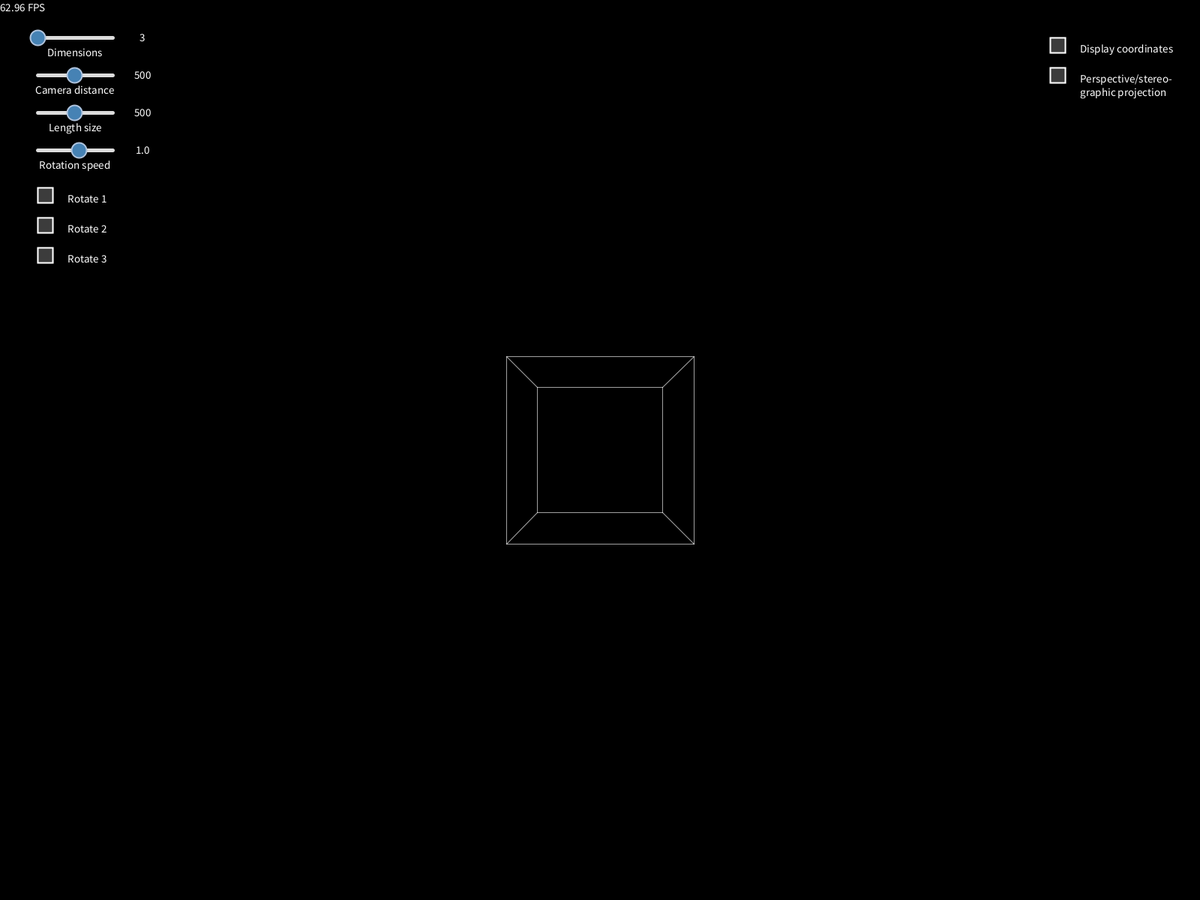
Frame 1 (no input)
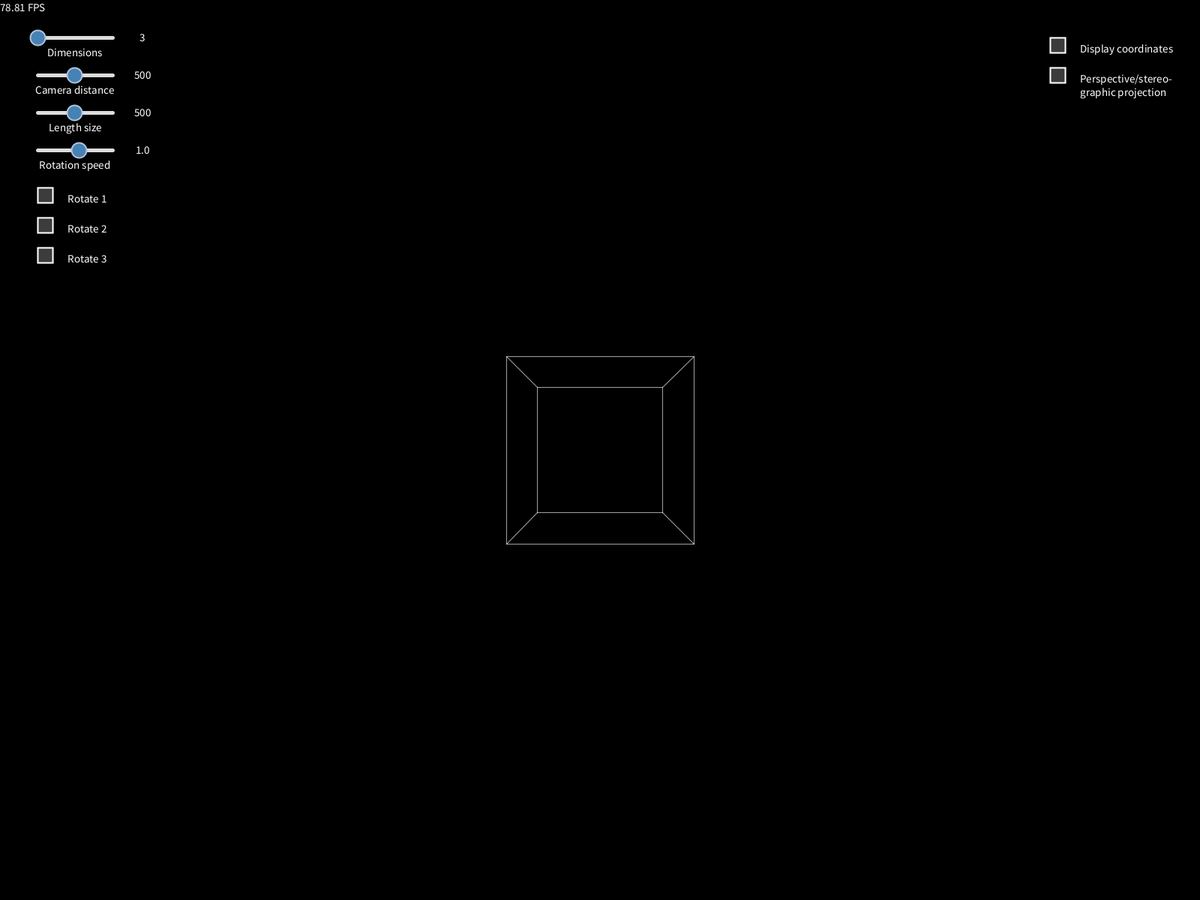
Frame 60 (the mouse pressed at the canvas centre just before this capture)
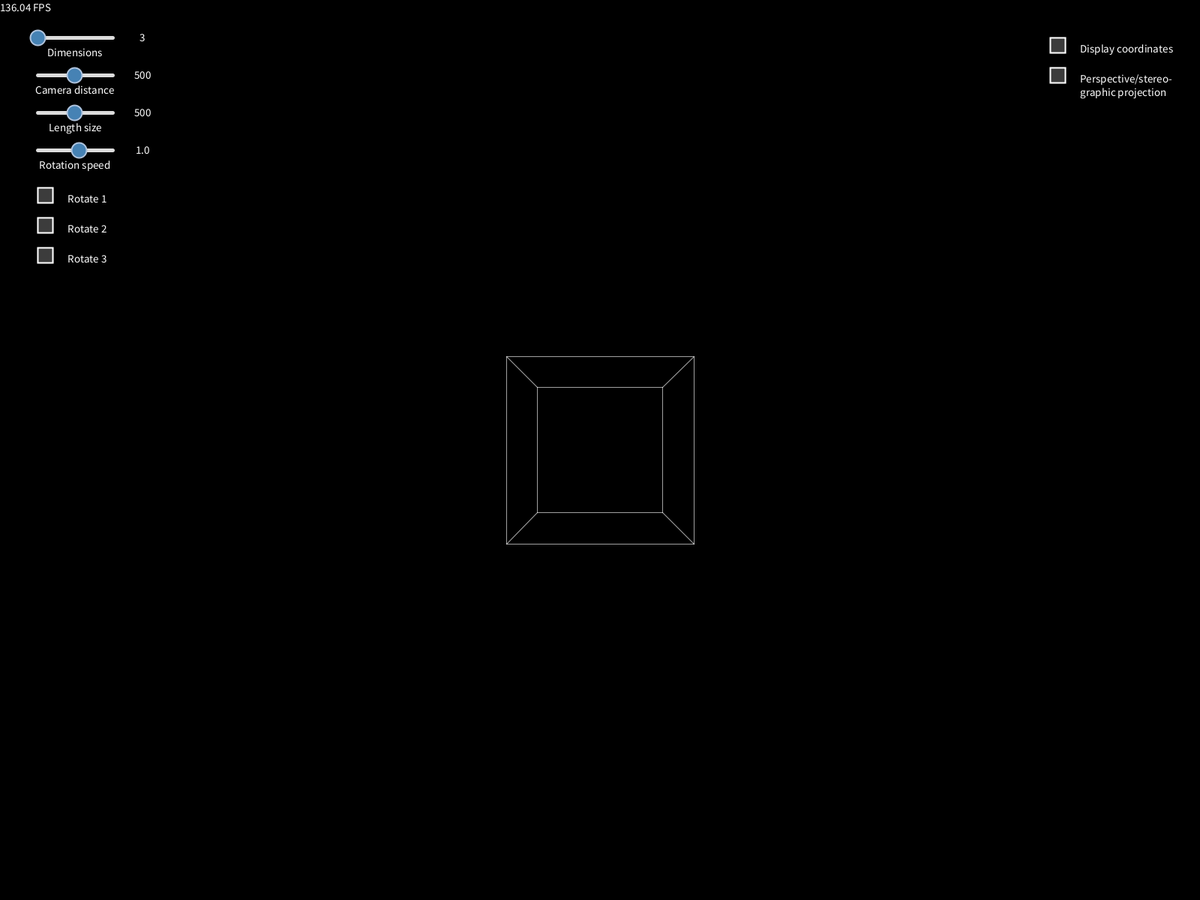
Frame 120 (the mouse held since frame 60 and released just before this capture)

The Processing sketch that drew these frames (run headless with seeded random() and noise(); from frame 60 on, the mouse is pressed at the canvas centre):

// Processing sketch: ND_to_2D_rendering
// ── ND_to_2D_rendering.pde
float hudoff=50;
slider dimension = new slider(new PVector(50, hudoff), 100, 3, 10, 3, 1, "Dimensions");
slider distance = new slider(new PVector(50, hudoff+50), 100, 1, 1000, 500, 1, "Camera distance");
slider size = new slider(new PVector(50, hudoff+100), 100, 1, 1000, 500, 1, "Length size");
slider angleSpeed = new slider(new PVector(50, hudoff+150), 100, -10, 10, 1, 0.5, "Rotation speed");
checkbox[] rotate = new checkbox[10];
float[] a = new float[10];
checkbox showCoords, perspective;

class intpair {int i, j; intpair(int it, int jt){i=it; j=jt;}}
ArrayList<intpair> con = new ArrayList<intpair>();
int prevD=int(dimension.state);

void setup(){
  fullScreen();
  frameRate(144);
  for (int i=0; i<10; i++)
      {rotate[i] = new checkbox(new PVector(50/*+(i%4)*40*/, hudoff+200+i*40/*(i/4)*40*/), 20, false, "Rotate "+(i+1)); a[i]=0;}
  showCoords = new checkbox(new PVector(width-200, hudoff), 20, false, "Display coordinates");
  perspective = new checkbox(new PVector(width-200, hudoff+40), 20, false, "Perspective/stereo-\ngraphic projection");
}

void mouseClicked(){
  for (int i=0; i<10; i++)
      rotate[i].pressed();
  showCoords.pressed();
  perspective.pressed();
}
void mousePressed(){
  dimension.pressed();
  distance.pressed();
  size.pressed();
  angleSpeed.pressed();
}
void mouseReleased(){
  dimension.unpressed();
  distance.unpressed();
  size.unpressed();
  angleSpeed.unpressed();
}

void draw(){
  background(0);
  interact();
  hypercube();
  if (showCoords.state) XYZ();
}

// ── Auxilary.pde
void interact(){
  dimension.update();
  distance.update();
  size.update();
  angleSpeed.update();
  
  textSize(15);
  textAlign(LEFT);
  text(nf(frameRate, ceil(log10(frameRate)), 2) + " FPS", 0, 15);
  dimension.display();
  distance.display();
  size.display();
  angleSpeed.display();
  textAlign(LEFT);
  for (int i=0; i<10; i++)
      if(i<dimension.state) rotate[i].display();
  showCoords.display();
  perspective.display();
}

void hypercube(){
    int D = int(dimension.state);
  float[][] points = new float[D][int(pow(2, D))];
  float[][] p = new float[2][points.length];
  for (int i=0; i<points[0].length; i++)
      for (int ci=i, j=0; j<points.length; ci/=2, j++)
          points[j][i] = map(ci%2, 0, 1, 100, -100);
  
  translate(width/2, height/2);

  float[][] C=points;
  for (int j=D; j>0; j--)
      C=rotate(C, j, a[j-1]);
  for (int j=0; j<D-3; j++)
      C=project(C, distance.state, "perspective");
  C=project(C, distance.state, (perspective.state?"stereographic":"perspective"));
  p=C;
  
  if (prevD!=D || frameCount==1){
      con.clear();
      for (int i=0; i<points[0].length; i++)
          for (int j=0; j<points[0].length; j++)
              if(i!=j) if(dist(points, i, j)==200)
                           con.add(new intpair(i, j));        
  }                       
  strokeWeight(1); stroke(255, 100);
  for (intpair pair : con)
      connect(p, pair.i, pair.j);
  
  for (int i=0; i<10; i++)
      if (rotate[i].state)
        a[i]+=0.01*angleSpeed.state;
  prevD=D;
}

void connect(float[][] p, int i, int j){
  line(p[0][i], p[1][i], p[0][j], p[1][j]);
}

void XYZ(){
   float size=100;
   float[][] coord = {
     {0, size, 0, 0},
     {0, 0, size, 0},
     {0, 0, 0, size}
   };
   float[][] C = coord;
   for (int i=3; i>0; i--)
      C=rotate(C, i, a[i-1]);
   C=project(C, distance.state, (perspective.state?"stereographic":"perspective"));
   strokeWeight(1); colorMode(RGB);
   stroke(255, 0, 0); connect(C, 0, 1);
   stroke(0, 255, 0); connect(C, 0, 2);
   stroke(0, 0, 255); connect(C, 0, 3);
}

// ── Basic_interactivity.pde
//Buttons, checkboxes, sliders

class button{
  PVector pos;
  float size;
  String text;
  
  button(PVector position, float sizet, String message){
      pos = position;
      size = sizet;
      text = message;
  }
  
  boolean pressed(PVector v){return (displaySettings && (v.x>=pos.x && v.x<=pos.x+size && v.y>=pos.y && v.y<=pos.y+size));}
  boolean pressed(){return pressed(new PVector(mouseX, mouseY));}
  void display(){
      square(pos.x, pos.y, size);
      textAlign(LEFT); textSize(10); fill(255);
      text(text, pos.x+size/2, pos.y+size+10);
  }
}

//-------------------------------------------------------------------------------------------------------------------------------

class checkbox{
    boolean state;
    PVector pos;
    float size;
    String text;
    
    checkbox(PVector position, float sizet, boolean defaultState, String message){
        pos = position;
        size = sizet;
        state = defaultState;
        text = message;
    }
    
    boolean inside(PVector v)  {return (v.x>=pos.x && v.x<=pos.x+size && v.y>=pos.y && v.y<=pos.y+size);}
    void pressed(PVector v) {if (displaySettings) if (this.inside(v)) state = !state;}
    void pressed(){pressed(new PVector(mouseX, mouseY));}
    
    void display(){
        stroke(60); fill(60); strokeWeight(2);
        square(pos.x, pos.y, size);
        colorMode(RGB); stroke(70, 130, 180);
        if (state){
            line(pos.x,      pos.y, pos.x+size, pos.y+size);
            line(pos.x+size, pos.y, pos.x,      pos.y+size);
        }
        stroke(255); noFill();
        square(pos.x, pos.y, size);
        fill(255); //textSize(size);
        text(text, pos.x+size*2, pos.y+size);
    }
}

//-------------------------------------------------------------------------------------------------------------------------------

class slider{
    float state, maxState, minState, step;
    PVector pos;
    float size;
    String text;
    boolean selected;
    
    slider(PVector position, float sizet, float minStatet, float maxStatet, float defaultState, float stept, String message){
        pos = position;
        size = sizet;
        minState = minStatet;
        maxState = maxStatet;
        step = stept;
        state = defaultState;
        text = message;
        selected = false;
        if ((maxState-minState)/step>size){
            println("Slider", text, "may have decreased accuracy for step of size", step);
            println("Recomended minimum step is", (maxState-minState)/size);
        }
    }
    
    boolean inside(PVector v)  {return (PVector.sub(new PVector(map(state, minState, maxState, pos.x, pos.x+size), pos.y), v).mag()<10);}
    void update(PVector v){
        if (selected){
            if (v.x>=pos.x+size)
              {state=maxState; return;}
            if (v.x<=pos.x)
              {state=minState; return;}
            state=map(v.x, pos.x, pos.x+size, minState, maxState);
            state=state-state%step;
        }
    } 
    void pressed(PVector v)  {if (displaySettings) if (this.inside(v)) selected=true;}
    void unpressed()         {if (selected) selected=false;}
    
    void pressed() {pressed(new PVector(mouseX, mouseY));}
    void update()  {update(new PVector(mouseX, mouseY));}
    
    void autoScroll(){
        if (state>=maxState)
          state=minState;
        state+=step;
    }
    
    void display(){
        stroke(220); strokeWeight(5);
        line(pos.x, pos.y, pos.x+size, pos.y);
        colorMode(RGB); fill(70, 130, 180); stroke(176, 196, 222); strokeWeight(2);
        circle(map(state, minState, maxState, pos.x, pos.x+size), pos.y, 20);
        //textSize(20); fill(255);
        //text(nf(state, ceil(log10(maxState)), -floor(log10(step))), pos.x+size+40, pos.y+10);
        //text(text, pos.x+size+20*(ceil(log10(maxState))-floor(log10(step))+3), pos.y+10);
        fill(255); textAlign(CENTER);
        text(nf(state, (ceil(log10(state))<1?1:ceil(log10(state))), -floor(log10(step))), pos.x+size+40, pos.y+5);
        text(text, pos.x+size/2, pos.y+25);
    }
}
boolean displaySettings = true;
float log10(float x)  {return log(x)/log(10);}

// ── Matrix.pde

float[][] matrixMult(float[][] matrix1, float[][] matrix2){
    int l1 = matrix1.length;
    int c1 = matrix1[0].length;
    int l2 = matrix2.length;
    int c2 = matrix2[0].length;
    if (c1==l2){
        float[][] fmatrix = new float[l1][c2];
        for (int i=0; i<l1; i++)
            for (int j=0; j<c2; j++){
                fmatrix[i][j]=0;
                for (int k=0; k<c1; k++)
                    fmatrix[i][j]+=matrix1[i][k]*matrix2[k][j];
            }
        return fmatrix;
    }else{
        println("matrices of size " + l1 + 'x' + c1 + " and " + l2 + 'x' + c2 + " cannot be multiplied");
        return matrix2;
    }
}

float[][] matrixMult(float[][] matrix1, PVector v){
    float[][] matrix2 = new float[3][1];
    matrix2[0][0] = v.x;
    matrix2[1][0] = v.y;
    matrix2[2][0] = v.z;
    return matrixMult(matrix1, matrix2);
}

float[][] matrixMult(float[][] matrix1, float[] arr){
    float[][] matrix2 = new float[3][1];
    for (int i=0; i<arr.length; i++)
        matrix2[i][0] = arr[i];
    return matrixMult(matrix1, matrix2);
}

float[][] rotate(float[][] matrix, int d1, float a){
    int D = matrix.length;
    float[][] rotm = new float[D][D];
    d1%=D; int d2=(d1+1)%D;
    for (int i=0; i<D; i++)
        for (int j=0; j<D; j++){
            if (i==d1 && j==d1)
                rotm[i][j]=cos(a);
            else if (i==d1 && j==d2)
                rotm[i][j]=-sin(a); 
            else if (i==d2 && j==d1)
                rotm[i][j]=sin(a); 
            else if (i==d2 && j==d2)
                rotm[i][j]=cos(a); 
            else if (i==j)
                rotm[i][j]=1;
            else 
                rotm[i][j]=0;
        }
    return matrixMult(rotm, matrix);
}

float[][] project(float[][] matrix, float dist, String mode){
    //float[][] projm = new float[matrix.length-1][matrix.length];
    //for (int i=0; i<projm.length; i++)
    //    for (int j=0; j<projm[0].length; j++)
    //        if (i==j)
    //            projm[i][j]=size.state/(dist-matrix[matrix.length-1][i]);
    //        else
    //            projm[i][j]=0;
    //return matrixMult(projm, matrix); //<>//
    float[][] projm = new float[matrix.length-1][matrix[0].length];
    for (int i=0; i<matrix[0].length; i++)
        for(int j=0; j<projm.length; j++)
            switch (mode){
                case "perspective":
                    {projm[j][i]=matrix[j][i]/(dist-matrix[matrix.length-1][i])*size.state; break;}
                case "stereographic":
                    {projm[j][i]=matrix[j][i]*size.state/100/4; break;}
            }
    return projm;
}

int X=1, Y=2, Z=3, W=4;

float dist(float[][] matrix, int c1, int c2){
    float dsq=0;
    for (int i=0; i<matrix.length; i++)
        dsq+=(matrix[i][c2]-matrix[i][c1])*(matrix[i][c2]-matrix[i][c1]);
    return sqrt(dsq);
}
float dist(float[][] m1, float[][] m2){
    float dsq=0;
    for (int i=0; i<m1.length; i++)
        dsq+=(m2[i][0]-m1[i][0])*(m2[i][0]-m1[i][0]);
    return sqrt(dsq);
}
